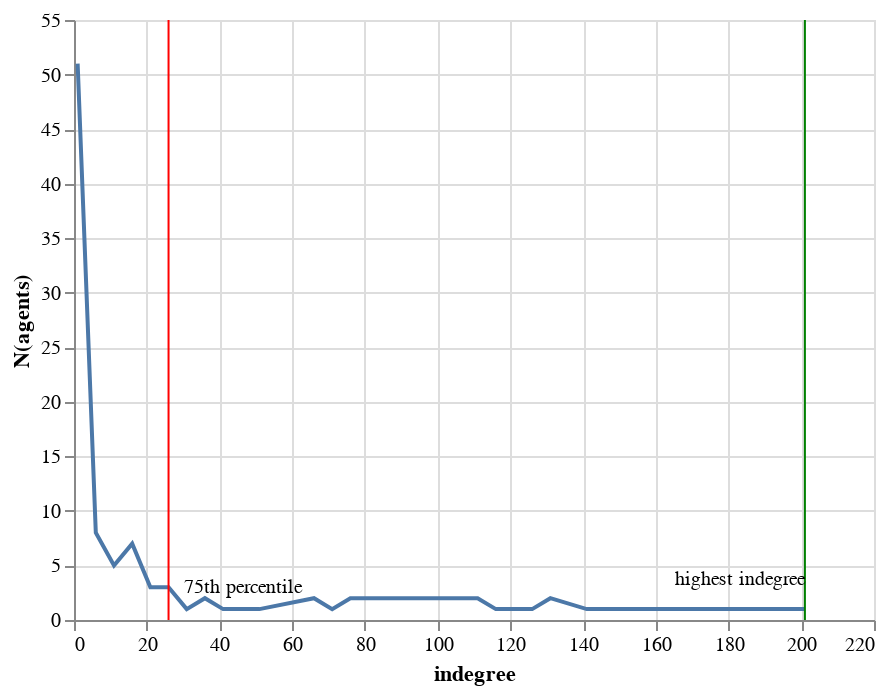

The cell this chart's notebook holds for it:
### Code cell
chart + Q1 + Q2 + annotation_1 + annotation_2

### Figure 1 — Vega-Lite specification as saved in the notebook (floating-point values rounded to 4 significant figures)
{"config": {"view": {"continuousWidth": 400, "continuousHeight": 300}}, "layer": [{"mark": "line", "encoding": {"x": {"type": "quantitative", "field": "indegree", "title": "indegree"}, "y": {"type": "quantitative", "aggregate": "count", "title": "N(agents)"}}}, {"mark": {"type": "rule", "color": "green"}, "encoding": {"x": {"type": "quantitative", "field": "value"}}, "transform": [{"quantile": "indegree", "probs": [1]}]}, {"mark": {"type": "rule", "color": "red"}, "encoding": {"x": {"type": "quantitative", "field": "value"}}, "transform": [{"quantile": "indegree", "probs": [0.75]}]}, {"mark": {"type": "text", "align": "left", "baseline": "middle", "dx": 17, "fontSize": 10}, "encoding": {"text": {"type": "nominal", "field": "text_1"}, "x": {"type": "quantitative", "field": "indegree"}, "y": {"type": "quantitative", "aggregate": "count"}}}, {"mark": {"type": "text", "align": "right", "baseline": "middle", "dy": -15, "fontSize": 10}, "encoding": {"text": {"type": "nominal", "field": "text_2"}, "x": {"type": "quantitative", "field": "indegree"}, "y": {"type": "quantitative", "aggregate": "count"}}}], "data": {"name": "data-05b22aab27b5c88cf462d24920d528f7"}, "$schema": "https://vega.github.io/schema/vega-lite/v4.8.1.json", "datasets": {"data-05b22aab27b5c88cf462d24920d528f7": [{"node_id": 0, "indegree": 1, "percentiles": 0.26, "colors": "lightgrey", "text_1": "", "text_2": ""}, {"node_id": 1, "indegree": 1, "percentiles": 0.26, "colors": "lightgrey", "text_1": "", "text_2": ""}, {"node_id": 2, "indegree": 1, "percentiles": 0.26, "colors": "lightgrey", "text_1": "", "text_2": ""}, {"node_id": 3, "indegree": 16, "percentiles": 0.68, "colors": "lightgrey", "text_1": "", "text_2": ""}, {"node_id": 4, "indegree": 21, "percentiles": 0.73, "colors": "lightgrey", "text_1": "75th percentile", "text_2": ""}, {"node_id": 5, "indegree": 36, "percentiles": 0.795, "colors": "lightgrey", "text_1": "", "text_2": ""}, {"node_id": 6, "indegree": 26, "percentiles": 0.76, "colors": "lightgrey", "text_1": "", "text_2": ""}, {"node_id": 7, "indegree": 1, "percentiles": 0.26, "colors": "lightgrey", "text_1": "", "text_2": ""}, {"node_id": 8, "indegree": 1, "percentiles": 0.26, "colors": "lightgrey", "text_1": "", "text_2": ""}, {"node_id": 9, "indegree": 36, "percentiles": 0.795, "colors": "lightgrey", "text_1": "", "text_2": ""}, {"node_id": 10, "indegree": 16, "percentiles": 0.68, "colors": "lightgrey", "text_1": "", "text_2": ""}, {"node_id": 11, "indegree": 1, "percentiles": 0.26, "colors": "lightgrey", "text_1": "", "text_2": ""}, {"node_id": 12, "indegree": 6, "percentiles": 0.555, "colors": "lightgrey", "text_1": "", "text_2": ""}, {"node_id": 13, "indegree": 41, "percentiles": 0.81, "colors": "red", "text_1": "", "text_2": ""}, {"node_id": 14, "indegree": 1, "percentiles": 0.26, "colors": "lightgrey", "text_1": "", "text_2": ""}, {"node_id": 15, "indegree": 11, "percentiles": 0.62, "colors": "lightgrey", "text_1": "", "text_2": ""}, {"node_id": 16, "indegree": 11, "percentiles": 0.62, "colors": "lightgrey", "text_1": "", "text_2": ""}, {"node_id": 17, "indegree": 16, "percentiles": 0.68, "colors": "lightgrey", "text_1": "", "text_2": ""}, {"node_id": 18, "indegree": 6, "percentiles": 0.555, "colors": "lightgrey", "text_1": "", "text_2": ""}, {"node_id": 19, "indegree": 1, "percentiles": 0.26, "colors": "lightgrey", "text_1": "", "text_2": ""}, {"node_id": 20, "indegree": 6, "percentiles": 0.555, "colors": "lightgrey", "text_1": "", "text_2": ""}, {"node_id": 21, "indegree": 126, "percentiles": 0.94, "colors": "lightgrey", "text_1": "", "text_2": ""}, {"node_id": 22, "indegree": 16, "percentiles": 0.68, "colors": "lightgrey", "text_1": "", "text_2": ""}, {"node_id": 23, "indegree": 1, "percentiles": 0.26, "colors": "lightgrey", "text_1": "", "text_2": ""}, {"node_id": 24, "indegree": 11, "percentiles": 0.62, "colors": "lightgrey", "text_1": "", "text_2": ""}, {"node_id": 25, "indegree": 1, "percentiles": 0.26, "colors": "lightgrey", "text_1": "", "text_2": ""}, {"node_id": 26, "indegree": 26, "percentiles": 0.76, "colors": "lightgrey", "text_1": "", "text_2": ""}, {"node_id": 27, "indegree": 1, "percentiles": 0.26, "colors": "lightgrey", "text_1": "", "text_2": ""}, {"node_id": 28, "indegree": 191, "percentiles": 0.99, "colors": "lightgrey", "text_1": "", "text_2": ""}, {"node_id": 29, "indegree": 1, "percentiles": 0.26, "colors": "lightgrey", "text_1": "", "text_2": ""}, {"node_id": 30, "indegree": 81, "percentiles": 0.895, "colors": "lightgrey", "text_1": "", "text_2": ""}, {"node_id": 31, "indegree": 1, "percentiles": 0.26, "colors": "lightgrey", "text_1": "", "text_2": ""}, {"node_id": 32, "indegree": 11, "percentiles": 0.62, "colors": "lightgrey", "text_1": "", "text_2": ""}, {"node_id": 33, "indegree": 1, "percentiles": 0.26, "colors": "lightgrey", "text_1": "", "text_2": ""}, {"node_id": 34, "indegree": 1, "percentiles": 0.26, "colors": "lightgrey", "text_1": "", "text_2": ""}, {"node_id": 35, "indegree": 1, "percentiles": 0.26, "colors": "lightgrey", "text_1": "", "text_2": ""}, {"node_id": 36, "indegree": 11, "percentiles": 0.62, "colors": "lightgrey", "text_1": "", "text_2": ""}, {"node_id": 37, "indegree": 1, "percentiles": 0.26, "colors": "lightgrey", "text_1": "", "text_2": ""}, {"node_id": 38, "indegree": 1, "percentiles": 0.26, "colors": "lightgrey", "text_1": "", "text_2": ""}, {"node_id": 39, "indegree": 1, "percentiles": 0.26, "colors": "lightgrey", "text_1": "", "text_2": ""}, {"node_id": 40, "indegree": 1, "percentiles": 0.26, "colors": "green", "text_1": "", "text_2": ""}, {"node_id": 41, "indegree": 111, "percentiles": 0.915, "colors": "lightgrey", "text_1": "", "text_2": ""}, {"node_id": 42, "indegree": 1, "percentiles": 0.26, "colors": "lightgrey", "text_1": "", "text_2": ""}, {"node_id": 43, "indegree": 16, "percentiles": 0.68, "colors": "lightgrey", "text_1": "", "text_2": ""}, {"node_id": 44, "indegree": 1, "percentiles": 0.26, "colors": "lightgrey", "text_1": "", "text_2": ""}, {"node_id": 45, "indegree": 31, "percentiles": 0.78, "colors": "lightgrey", "text_1": "", "text_2": ""}, {"node_id": 46, "indegree": 1, "percentiles": 0.26, "colors": "lightgrey", "text_1": "", "text_2": ""}, {"node_id": 47, "indegree": 1, "percentiles": 0.26, "colors": "lightgrey", "text_1": "", "text_2": ""}, {"node_id": 48, "indegree": 1, "percentiles": 0.26, "colors": "lightgrey", "text_1": "", "text_2": ""}, {"node_id": 49, "indegree": 1, "percentiles": 0.26, "colors": "lightgrey", "text_1": "", "text_2": ""}, {"node_id": 50, "indegree": 1, "percentiles": 0.26, "colors": "lightgrey", "text_1": "", "text_2": ""}, {"node_id": 51, "indegree": 1, "percentiles": 0.26, "colors": "lightgrey", "text_1": "", "text_2": ""}, {"node_id": 52, "indegree": 81, "percentiles": 0.895, "colors": "lightgrey", "text_1": "", "text_2": ""}, {"node_id": 53, "indegree": 6, "percentiles": 0.555, "colors": "lightgrey", "text_1": "", "text_2": ""}, {"node_id": 54, "indegree": 131, "percentiles": 0.955, "colors": "lightgrey", "text_1": "", "text_2": ""}, {"node_id": 55, "indegree": 21, "percentiles": 0.73, "colors": "lightgrey", "text_1": "75th percentile", "text_2": ""}, {"node_id": 56, "indegree": 66, "percentiles": 0.845, "colors": "lightgrey", "text_1": "", "text_2": ""}, {"node_id": 57, "indegree": 51, "percentiles": 0.83, "colors": "lightgrey", "text_1": "", "text_2": ""}, {"node_id": 58, "indegree": 1, "percentiles": 0.26, "colors": "lightgrey", "text_1": "", "text_2": ""}, {"node_id": 59, "indegree": 1, "percentiles": 0.26, "colors": "lightgrey", "text_1": "", "text_2": ""}, {"node_id": 60, "indegree": 141, "percentiles": 0.97, "colors": "lightgrey", "text_1": "", "text_2": ""}, {"node_id": 61, "indegree": 76, "percentiles": 0.875, "colors": "lightgrey", "text_1": "", "text_2": ""}, {"node_id": 62, "indegree": 1, "percentiles": 0.26, "colors": "lightgrey", "text_1": "", "text_2": ""}, {"node_id": 63, "indegree": 1, "percentiles": 0.26, "colors": "lightgrey", "text_1": "", "text_2": ""}, {"node_id": 64, "indegree": 71, "percentiles": 0.86, "colors": "lightgrey", "text_1": "", "text_2": ""}, {"node_id": 65, "indegree": 1, "percentiles": 0.26, "colors": "lightgrey", "text_1": "", "text_2": ""}, {"node_id": 66, "indegree": 111, "percentiles": 0.915, "colors": "lightgrey", "text_1": "", "text_2": ""}, {"node_id": 67, "indegree": 1, "percentiles": 0.26, "colors": "lightgrey", "text_1": "", "text_2": ""}, {"node_id": 68, "indegree": 131, "percentiles": 0.955, "colors": "lightgrey", "text_1": "", "text_2": ""}, {"node_id": 69, "indegree": 1, "percentiles": 0.26, "colors": "lightgrey", "text_1": "", "text_2": ""}, {"node_id": 70, "indegree": 116, "percentiles": 0.93, "colors": "lightgrey", "text_1": "", "text_2": ""}, {"node_id": 71, "indegree": 66, "percentiles": 0.845, "colors": "lightgrey", "text_1": "", "text_2": ""}, {"node_id": 72, "indegree": 1, "percentiles": 0.26, "colors": "lightgrey", "text_1": "", "text_2": ""}, {"node_id": 73, "indegree": 21, "percentiles": 0.73, "colors": "lightgrey", "text_1": "75th percentile", "text_2": ""}, {"node_id": 74, "indegree": 6, "percentiles": 0.555, "colors": "lightgrey", "text_1": "", "text_2": ""}, {"node_id": 75, "indegree": 46, "percentiles": 0.82, "colors": "lightgrey", "text_1": "", "text_2": ""}, {"node_id": 76, "indegree": 1, "percentiles": 0.26, "colors": "lightgrey", "text_1": "", "text_2": ""}, {"node_id": 77, "indegree": 1, "percentiles": 0.26, "colors": "lightgrey", "text_1": "", "text_2": ""}, {"node_id": 78, "indegree": 1, "percentiles": 0.26, "colors": "lightgrey", "text_1": "", "text_2": ""}, {"node_id": 79, "indegree": 6, "percentiles": 0.555, "colors": "lightgrey", "text_1": "", "text_2": ""}, {"node_id": 80, "indegree": 1, "percentiles": 0.26, "colors": "lightgrey", "text_1": "", "text_2": ""}, {"node_id": 81, "indegree": 16, "percentiles": 0.68, "colors": "lightgrey", "text_1": "", "text_2": ""}, {"node_id": 82, "indegree": 1, "percentiles": 0.26, "colors": "lightgrey", "text_1": "", "text_2": ""}, {"node_id": 83, "indegree": 1, "percentiles": 0.26, "colors": "lightgrey", "text_1": "", "text_2": ""}, {"node_id": 84, "indegree": 16, "percentiles": 0.68, "colors": "lightgrey", "text_1": "", "text_2": ""}, {"node_id": 85, "indegree": 1, "percentiles": 0.26, "colors": "lightgrey", "text_1": "", "text_2": ""}, {"node_id": 86, "indegree": 26, "percentiles": 0.76, "colors": "lightgrey", "text_1": "", "text_2": ""}, {"node_id": 87, "indegree": 1, "percentiles": 0.26, "colors": "lightgrey", "text_1": "", "text_2": ""}, {"node_id": 88, "indegree": 76, "percentiles": 0.875, "colors": "lightgrey", "text_1": "", "text_2": ""}, {"node_id": 89, "indegree": 1, "percentiles": 0.26, "colors": "lightgrey", "text_1": "", "text_2": ""}, {"node_id": 90, "indegree": 1, "percentiles": 0.26, "colors": "lightgrey", "text_1": "", "text_2": ""}, {"node_id": 91, "indegree": 1, "percentiles": 0.26, "colors": "lightgrey", "text_1": "", "text_2": ""}, {"node_id": 92, "indegree": 176, "percentiles": 0.98, "colors": "lightgrey", "text_1": "", "text_2": ""}, {"node_id": 93, "indegree": 201, "percentiles": 1.0, "colors": "lightgrey", "text_1": "", "text_2": "highest indegree"}, {"node_id": 94, "indegree": 1, "percentiles": 0.26, "colors": "lightgrey", "text_1": "", "text_2": ""}, {"node_id": 95, "indegree": 6, "percentiles": 0.555, "colors": "lightgrey", "text_1": "", "text_2": ""}, {"node_id": 96, "indegree": 1, "percentiles": 0.26, "colors": "lightgrey", "text_1": "", "text_2": ""}, {"node_id": 97, "indegree": 6, "percentiles": 0.555, "colors": "lightgrey", "text_1": "", "text_2": ""}, {"node_id": 98, "indegree": 1, "percentiles": 0.26, "colors": "lightgrey", "text_1": "", "text_2": ""}, {"node_id": 99, "indegree": 1, "percentiles": 0.26, "colors": "lightgrey", "text_1": "", "text_2": ""}]}}
